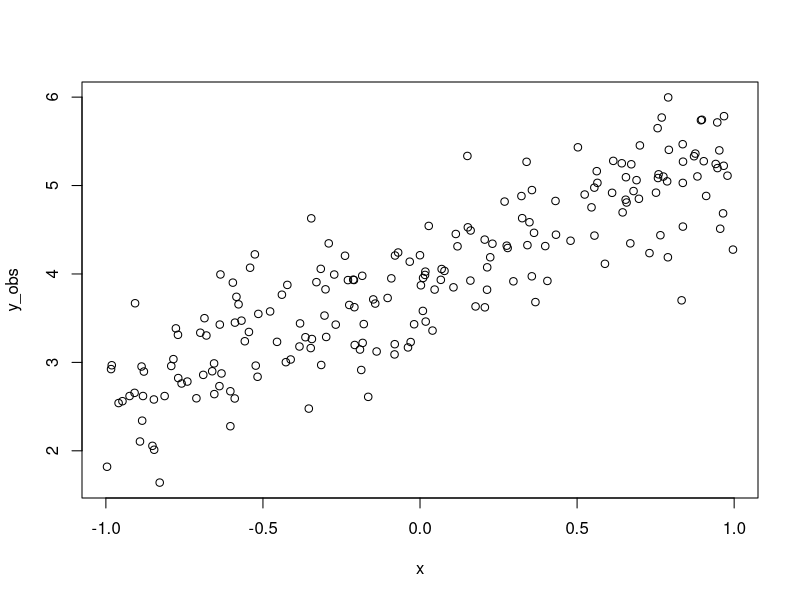
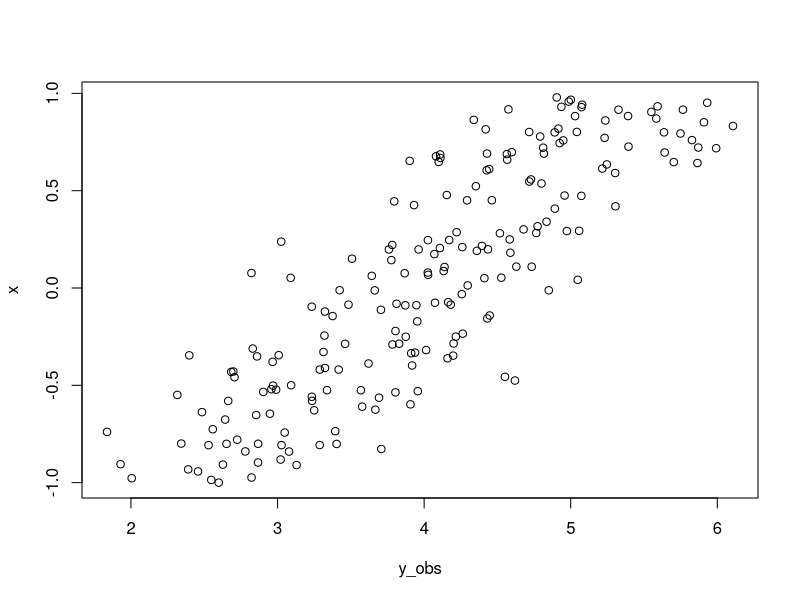
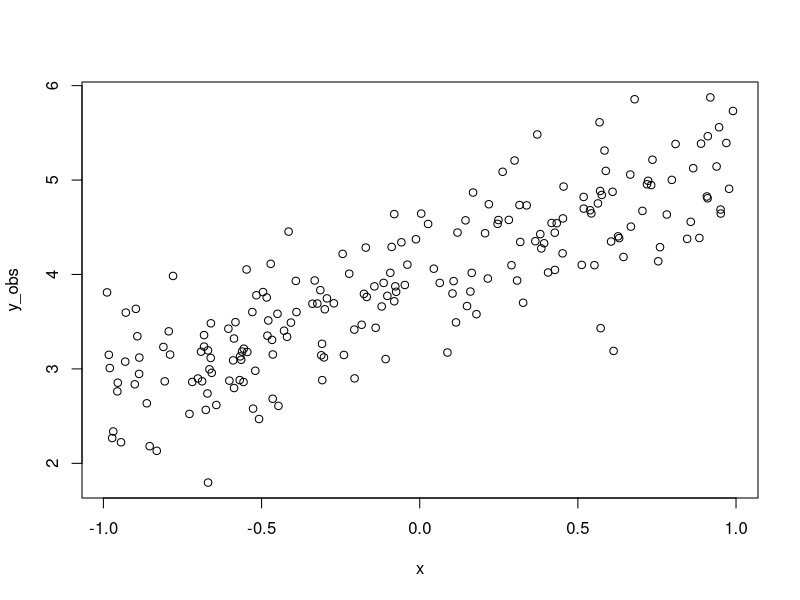

Reproduce these figures in R, in order.
## ---- chunk 1
yintercept <- 4
slope <- 1.3
obs_error <- .5
x <- runif(200, min = -1, max = 1)
y_mean <- yintercept + slope * x
y_obs <- rnorm(200, mean = y_mean, sd = obs_error)
## ---- chunk 2
plot(y_obs ~ x)
## ---- chunk 3
#| output-location: column
yintercept <- 4
slope <- 1.3
obs_error <- .5
x <- runif(200, min = -1, max = 1)
y_mean <- yintercept + slope * x
y_obs <- rnorm(200, mean = y_mean, sd = obs_error)
plot(y_obs, x)
## ---- chunk 4
yintercept <- 4
slope <- 1.3
obs_error <- .5
x <- runif(200, min = -1, max = 1)
y_mean <- yintercept + slope * x
y_obs <- rnorm(200, mean = y_mean, sd = obs_error)
## ---- chunk 5
plot(y_obs ~ x)
